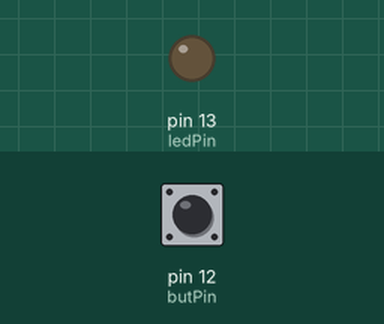
Recording of a sketch running on a simulated Arduino Uno, built with avr-gcc and run on an emulated ATmega328P. Parts: output pins drawn as LEDs (lit = HIGH). Inputs (shaded band) come from the test bench; at power-on: pin 12 (butPin) LOW. What the sketch prints to the serial monitor is not drawn.

Above: at 1.2 s.
1.3 s: pin 12 (butPin) pulled HIGH for 0.15 s
At 2.0 s:
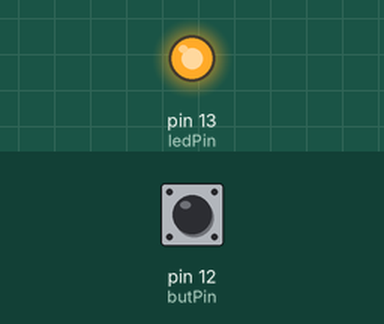
2.9 s: pin 12 (butPin) pulled HIGH for 1 s
At 3.2 s:
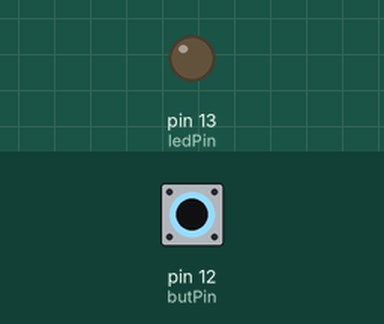
5.4 s: pin 12 (butPin) pulled HIGH for 3.2 s
At 6.3 s:
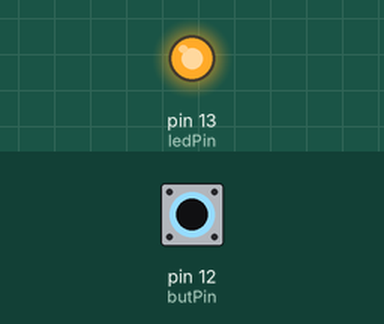
Timing chart, 0 to 8.4 s (numbered marks = the images above; inputs shaded):
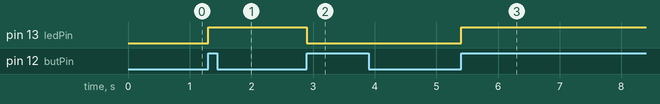

The sketch:

ToggleSwitchArdu.ino
```cpp
int butPin = 12;
int ledPin = 13;
bool newStat;
bool oldStat=1;
int ledStat=0;


void setup() {
 pinMode(butPin, INPUT);
 pinMode(ledPin, OUTPUT);
 Serial.begin(9600);
}

void loop() {
  newStat=digitalRead(butPin);

  if (oldStat==0 && newStat==1){
   if ( ledStat==0 ){
    digitalWrite(ledPin, HIGH);
    ledStat=1;
   delay(100);
   }
  else{
  digitalWrite(ledPin, LOW);
  ledStat=0;
  delay(100);
}
  }
  Serial.print(newStat);
  Serial.println(oldStat);

  oldStat=newStat;


   }
```

Measured:
- after the input at 1.3 s, pin 13 (ledPin): LOW → HIGH at once
- after the input at 2.9 s, pin 13 (ledPin): HIGH → LOW at once
- after the input at 5.4 s, pin 13 (ledPin): LOW → HIGH at once
